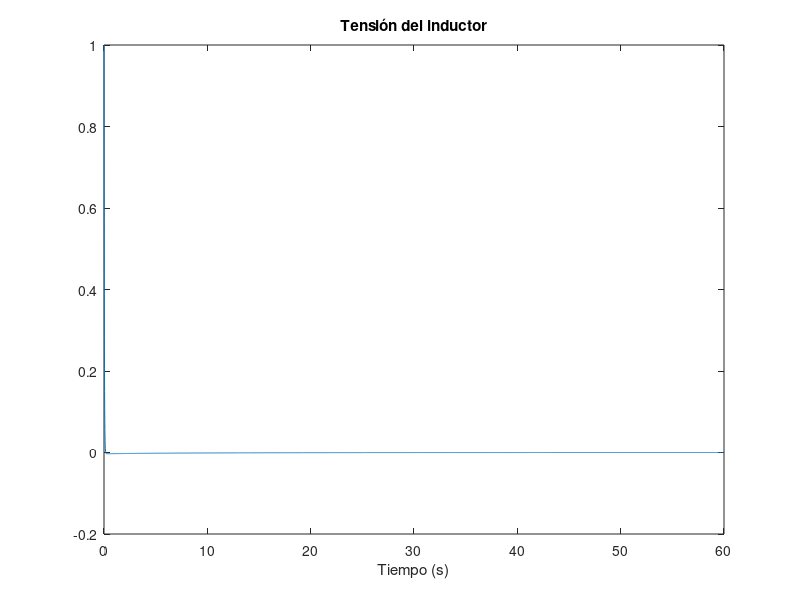

Reproduce this figure in MATLAB.
% Representación en espacio de estados.
R = 100;
L = 3;
Cap = 0.1;
A = [-R/L,-1/L;
    1/Cap, 0];
B = [1/L;
    0];
C = [0 1;
    1 0;
    R 0;
    -R -1];
D = [0;0;0;1];
i0 = 0;
vc0 = 5;
sys = ss(A,B,C,D) % creando un sistema en represetancio de estacio de estados.
[y,t] = step(sys) % respuesta al escalon del sistema.

% Voltaje del capacitor
plot(t,y(:,1))
title('Tensión del capacitor')

% Corriente del sistema RLC
plot(t,y(:,2))
title('Corriente de malla')

% Voltaje del resistor
plot(t,y(:,3))
title('Tensión de la resistencia')
xlabel('Tiempo (s)')


% Voltaje del inductor
plot(t,y(:,4))
title('Tensión del inductor')
xlabel('Tiempo (s)')

% Autovalores
[V,D_lambda] = eig(A)

% Autovector derecho
V

% Controlabilidad
Co = ctrb(A,B)
rank_Co = rank(Co)

%observabilidad
Ob = obsv(A,C)
rank_Ob = rank(Ob)

% Autovector izquierdo
W = inv(V)

P = V.*W
